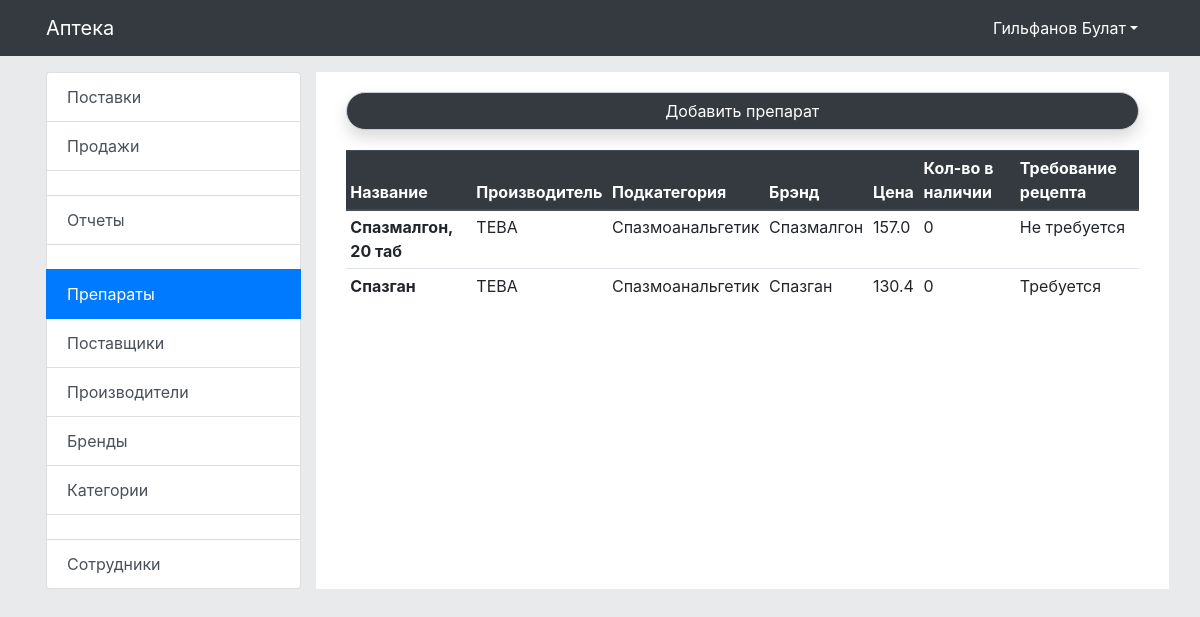
Screenshot of /app/preporat/ (signed in) with the database file from the repository.
### mainapp/models.py (models this page shows, shortened)
class preporat_list(models.Model):
    name = models.CharField('Название препарата', max_length=256, default=None)
    proizvoditel_id = models.ForeignKey(proizvoditel_list, on_delete=models.CASCADE, verbose_name='Производитель',
                                        default=None)
    pod_category_preporat_id = models.ForeignKey(pod_category_preporat_list, on_delete=models.CASCADE,
                                                 verbose_name='Подкатегория',
                                                 default=None)
    brend_id = models.ForeignKey(brend_list, on_delete=models.CASCADE, verbose_name='Брэнд',
                                 default=None)
    price = models.FloatField('Цена', default=0)
    count = models.IntegerField('Кол-во препарата в наличии', default=0)
    recept = models.BooleanField('Требование рецепта', default=False)
    del_status = models.BooleanField('Статус удаления', default=True)
    class Meta:
        verbose_name = 'Препарат'
        verbose_name_plural = 'Препараты'
        db_table = 'preporats'

class proizvoditel_list(models.Model):
    name = models.CharField('Название производителя', max_length=256, default=None, unique=True)
    zavod_name = models.CharField('Завод-производитель', max_length=256, default=None)
    country_id = models.ForeignKey(county_list, on_delete=models.CASCADE, verbose_name='Страна производителя',
                                   default=None)
    del_status = models.BooleanField('Статус удаления', default=True)
    class Meta:
        verbose_name = 'Производитель'
        verbose_name_plural = 'Производители'
        db_table = 'proizvoditels'
    def __str__(self):
        return self.name

class pod_category_preporat_list(models.Model):
    name = models.CharField('Название подкатегории', max_length=256, default=None, unique=True)
    category_preporat_id = models.ForeignKey(category_preporat_list, on_delete=models.CASCADE, verbose_name='Категория',
                                             default=None)
    del_status = models.BooleanField('Статус удаления', default=True)
    class Meta:
        verbose_name = 'Подкатегория препарата'
        verbose_name_plural = 'Подкатегории препаратов'
        db_table = 'pod_category_preporat'
    def __str__(self):
        return self.name

class brend_list(models.Model):
    name = models.CharField('Название бренда', max_length=256, default=None, unique=True)
    del_status = models.BooleanField('Статус удаления', default=True)
    class Meta:
        verbose_name = 'Бренд'
        verbose_name_plural = 'Бренды'
        db_table = 'brends'
    def __str__(self):
        return self.name

### mainapp/views.py (the view, shortened to what this page needs)
# urls.py: re_path(r'preporat/([0-9]+)/', views.preporat_updater),
def preporat(request):
    arguments = {}
    arguments.update(name_tag=['препарат', 'Препараты', 'препаратов', 'препарата'])
    if request.user.is_authenticated:
        if has_group(request.user, 'Администратор'):
            try:
                arguments.update(form=preporat_Form)
                arguments.update(data_search=preporat_list.objects.all().filter(del_status=1))
                data = []
                for i, item in enumerate(arguments['data_search']):
                    data.append({'form': preporat_Form(instance=item), 'id': item.id})
                arguments.update(data_edit=data)
            except:
                pass
            if request.method == "GET":
                return render(request, 'mainapp/admin/preporat_list.html', {'arguments': arguments})
            else:
                return HttpResponse('405 Method Not Allowed', status=405)
        else:
            return redirect('/')
    return redirect('/')

### mainapp/templatetags/tags_jinja.py (called while the page is built)
@register.filter(name='has_group')
def has_group(user, group_name):
    group = Group.objects.get(name=group_name)
    return True if group in user.groups.all() else False

@register.filter(name='cheak_count_list')
def has_group(list):
    try:
        if len(list) > 0:
            return True
        else:
            return False
    except:
        return False

### mainapp/views.py (called while the page is built)
def has_group(user, group_name):
    from django.contrib.auth.models import Group
    group = Group.objects.get(name=group_name)
    return True if group in user.groups.all() else False

### mainapp/templates/mainapp/admin/preporat_list.html (shortened to what this page needs)
{% extends 'base.html' %}
{% load tags_jinja %}
{% block content %}
    <div class="container">
        {% if user|has_group:"Администратор" %}
            <button type="button" class="btn btn-dark btn-block my_border" role="button" data-toggle="modal"
                    data-target="#AddModal">
                Добавить {{ arguments.name_tag.0 }}
            </button>
        {% endif %}
        {% if arguments.data_search|cheak_count_list > 0 %}
            <div class="table-responsive">
                <table class="table table-sm table-hover">
                    <thead class="thead-dark">
                    <tr>
                        <th scope="col">Название</th>
                        <th scope="col">Производитель</th>
                        <th scope="col">Подкатегория</th>
                        <th scope="col">Брэнд</th>
                        <th scope="col">Цена</th>
                        <th scope="col">Кол-во в наличии</th>
                        <th scope="col">Требование рецепта</th>
                    </tr>
                    </thead>
                    <tbody>
                    {% if arguments.data_search|cheak_count_list > 0 %}
                        {% for data in arguments.data_search %}
                            <tr role="button" data-toggle="modal" data-target="#EditModal_{{ data.id }}">
                                <th scope="row" data-toggle="tooltip" data-placement="bottom"
                                    title="Нажмите для редактирования">{{ data.name }}</th>
                                <td data-toggle="tooltip" data-placement="bottom"
                                    title="Нажмите для редактирования">{{ data.proizvoditel_id }}</td>
                                <td data-toggle="tooltip" data-placement="bottom"
                                    title="Нажмите для редактирования">{{ data.pod_category_preporat_id }}</td>
                                <td data-toggle="tooltip" data-placement="bottom"
                                    title="Нажмите для редактирования">{{ data.brend_id }}</td>
                                <td data-toggle="tooltip" data-placement="bottom"
                                    title="Нажмите для редактирования">{{ data.price }}</td>
                                <td data-toggle="tooltip" data-placement="bottom"
                                    title="Нажмите для редактирования">{{ data.count }}</td>
                                {% if data.recept %}
                                    <td data-toggle="tooltip" data-placement="bottom"
                                        title="Нажмите для редактирования">Требуется
                                    </td>
                                {% else %}
                                    <td data-toggle="tooltip" data-placement="bottom"
                                        title="Нажмите для редактирования">Не требуется
                                    </td>
                                {% endif %}
                            </tr>
                        {% endfor %}
                    {% endif %}
                    </tbody>
                </table>
            </div>
        {% else %}
            <div class="alert alert-danger my_border">
                Нет {{ arguments.name_tag.2 }} в базе!
            </div>
        {% endif %}
    </div>
{% endblock %}

### templates/base.html (shortened to what this page needs)
<!doctype html>
{% load static %}
{% load tags_jinja %}
<html lang="ru">
<head>
    <link rel="stylesheet" href="https://stackpath.bootstrapcdn.com/bootstrap/4.3.1/css/bootstrap.min.css"
>
    <link rel="stylesheet" href="{% static 'css/style.css' %}"/>
    <link rel="stylesheet" href="https://cdnjs.cloudflare.com/ajax/libs/Chart.js/2.9.3/Chart.min.css"
/>
</head>
<body style="background-color:#e8eaec">
<div class="bg-dark header d-print-none" style="z-index: 10000" id="navbar">
    <nav class="container navbar navbar-expand-lg navbar-dark bg-dark">
        <a class="navbar-brand" href="/">Аптека</a>
        <div class="collapse navbar-collapse" id="navbarSupportedContent" style="justify-content: flex-end;">
            <ul class="nav bg-dark">
                {% if user.is_authenticated %}
                    <li class="nav-item dropdown">
                        <a class="nav-link dropdown-toggle" style="color:white" data-toggle="dropdown" role="button"
                           aria-haspopup="true"
                           aria-expanded="false">{{ user.last_name }} {{ user.first_name }}</a>
                    </li>
                {% endif %}
            </ul>
        </div>
    </nav>
</div>
<div class="container p-3">
    <div class="row">
        <div class="col-lg-3 col-xl-3 col-12">
            <div class="list-group">
                {% if user|has_group:"Администратор" or user|has_group:"Фармацевт" %}
                    {% if user|has_group:"Администратор" %}
                        <a href="/app/postavki/" class="list-group-item list-group-item-action {% if '/app/postavki/' in request.path %} active {% endif %}">Поставки</a>
                        <a href="/app/sell/" class="list-group-item list-group-item-action {% if '/app/sell/' in request.path %} active {% endif %}">Продажи</a>
                        <a href="#" class="list-group-item list-group-item-action disabled"></a>
                        <a href="/app/category/" class="list-group-item list-group-item-action">Отчеты</a>
                        <a href="#" class="list-group-item list-group-item-action disabled"></a>
                        <a href="/app/preporat/"
                           class="list-group-item list-group-item-action {% if '/app/preporat/' in request.path %} active {% endif %}">Препараты</a>
                        <a href="/app/postavchiki/"
                           class="list-group-item list-group-item-action {% if '/app/postavchiki/' in request.path %} active {% endif %}">Поставщики</a>
                        <a href="/app/proizvoditel/"
                           class="list-group-item list-group-item-action {% if '/app/proizvoditel/' in request.path %} active {% endif %}">Производители</a>
                        <a href="/app/brends/"
                           class="list-group-item list-group-item-action {% if '/app/brends/' in request.path %} active {% endif %}">Бренды</a>
                        <a href="/app/category/"
                           class="list-group-item list-group-item-action {% if '/app/category/' in request.path %} active {% endif %}">Категории</a>
                        <a href="#" class="list-group-item list-group-item-action disabled"></a>
                        <a href="/user/userlist/"
                           class="list-group-item list-group-item-action {% if '/user/userlist/' in request.path %} active {% endif %}">Сотрудники</a>
                    {% endif %}
                {% endif %}
            </div>
        </div>
        <div class="col-lg-9 col-xl-9 col-12" style="background: white">
            {% block content %}{% endblock %}
        </div>
    </div>
</div>
</body>
</html>

### static_loc/css/style.css (style rules this page uses)
.my_border { margin-bottom: 20px; border: 1px solid #cecfd3!important; border-radius: 20px 20px 20px 20px; margin-top: 20px; box-shadow: 0 .5rem 1rem rgba(0,0,0,.15)!important; }

### rows the page displays
preporat_list: name "Спазмалгон, 20 таб", proizvoditel_id "ТЕВА", pod_category_preporat_id "Спазмоанальгетик", brend_id "Спазмалгон", price "157.0", count "0", recept "Не требуется"
preporat_list: name "Спазган", proizvoditel_id "ТЕВА", pod_category_preporat_id "Спазмоанальгетик", brend_id "Спазган", price "130.4", count "0", recept "Требуется"

### other values shown
{{ user.last_name }} "Гильфанов"
{{ user.first_name }} "Булат"
{{ arguments.name_tag.0 }} "препарат"
